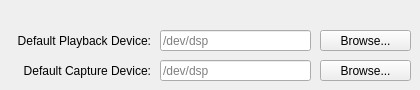
      <widget class="QWidget" name="page_4">
       <widget class="QLabel" name="label_20">
        <property name="geometry">
         <rect>
          <x>10</x>
          <y>30</y>
          <width>141</width>
          <height>21</height>
         </rect>
        </property>
        <property name="text">
         <string>Default Playback Device:</string>
        </property>
        <property name="alignment">
         <set>Qt::AlignRight|Qt::AlignTrailing|Qt::AlignVCenter</set>
        </property>
       </widget>
       <widget class="QLineEdit" name="ossDefaultDeviceLine">
        <property name="geometry">
         <rect>
          <x>160</x>
          <y>30</y>
          <width>151</width>
          <height>21</height>
         </rect>
        </property>
        <property name="placeholderText">
         <string>/dev/dsp</string>
        </property>
       </widget>
       <widget class="QLabel" name="label_21">
        <property name="geometry">
         <rect>
          <x>10</x>
          <y>60</y>
          <width>141</width>
          <height>21</height>
         </rect>
        </property>
        <property name="text">
         <string>Default Capture Device:</string>
        </property>
        <property name="alignment">
         <set>Qt::AlignRight|Qt::AlignTrailing|Qt::AlignVCenter</set>
        </property>
       </widget>
       <widget class="QLineEdit" name="ossDefaultCaptureLine">
        <property name="geometry">
         <rect>
          <x>160</x>
          <y>60</y>
          <width>151</width>
          <height>21</height>
         </rect>
        </property>
        <property name="placeholderText">
         <string>/dev/dsp</string>
        </property>
       </widget>
       <widget class="QPushButton" name="ossPlaybackPushButton">
        <property name="geometry">
         <rect>
          <x>320</x>
          <y>30</y>
          <width>91</width>
          <height>21</height>
         </rect>
        </property>
        <property name="text">
         <string>Browse...</string>
        </property>
       </widget>
       <widget class="QPushButton" name="ossCapturePushButton">
        <property name="geometry">
         <rect>
          <x>320</x>
          <y>60</y>
          <width>91</width>
          <height>21</height>
         </rect>
        </property>
        <property name="text">
         <string>Browse...</string>
        </property>
       </widget>
      </widget>
